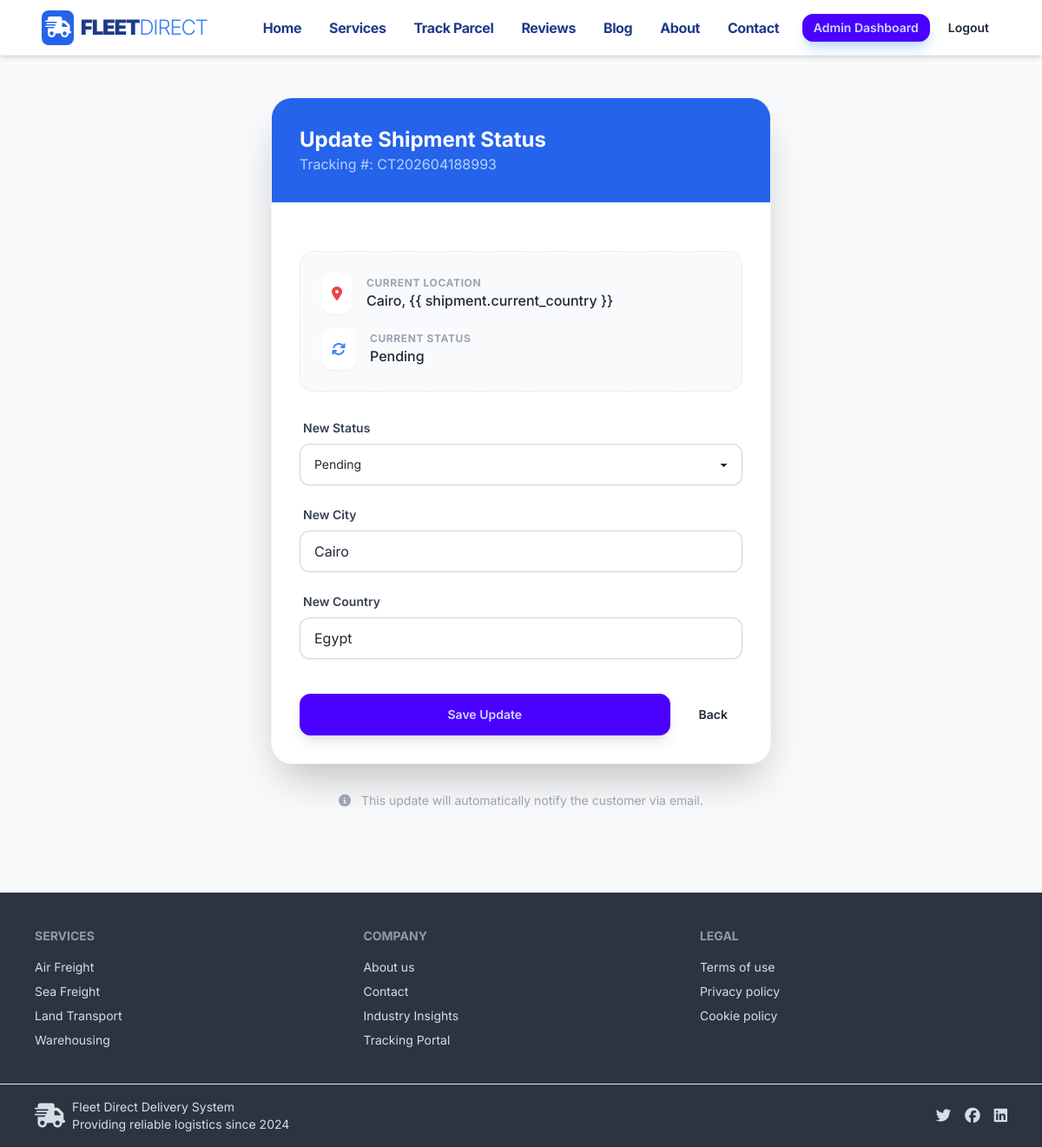
/shipments/update/2/ (signed in), run on an earlier commit of the app's database.
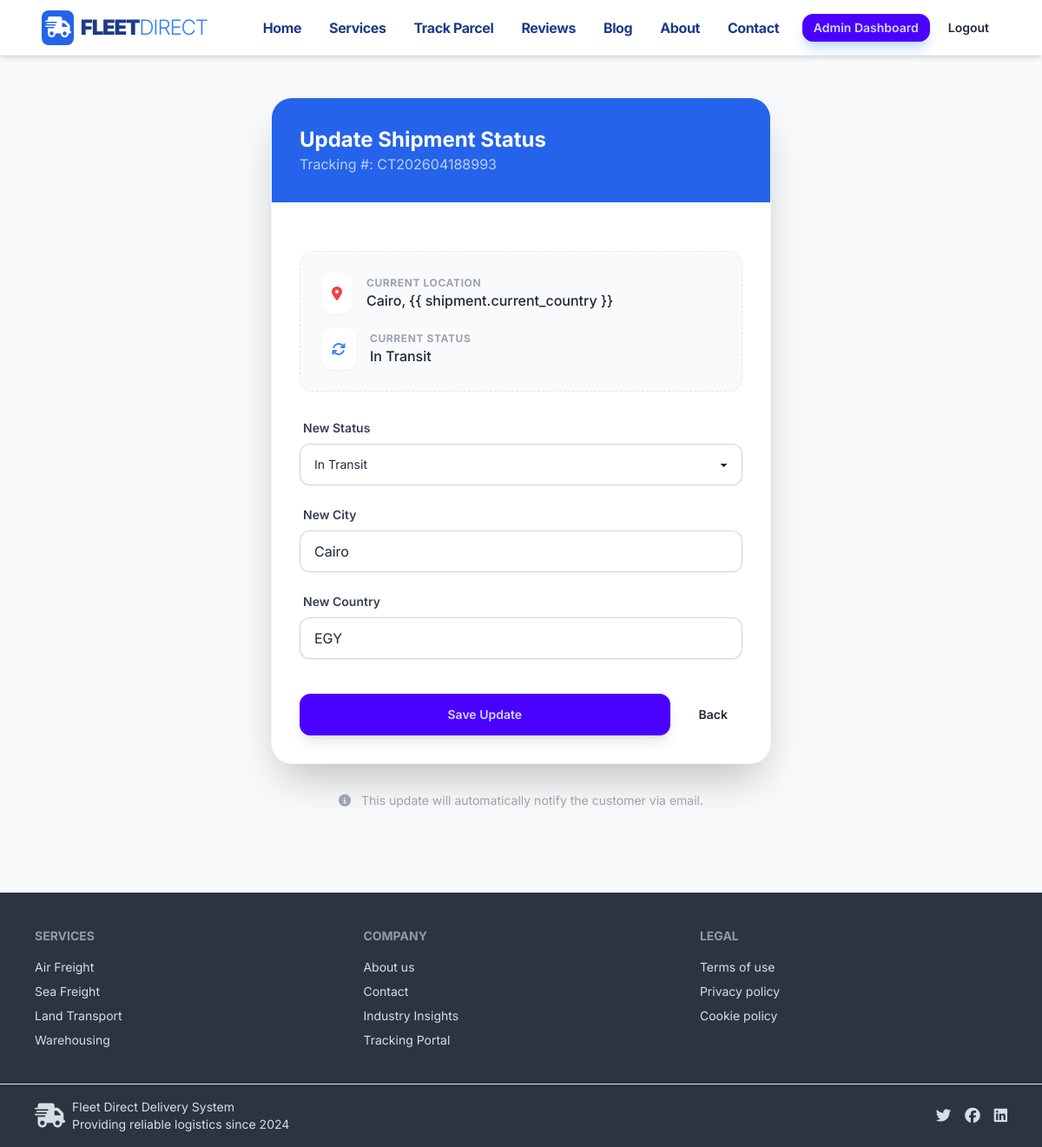
And on a later commit of the database.
### shipments/models.py (models this page shows, shortened)
class Shipment(models.Model):
    class Country(models.TextChoices):
        AFG = 'AFG', 'Afghanistan'
        ALB = 'ALB', 'Albania'
        DZA = 'DZA', 'Algeria'
        AND = 'AND', 'Andorra'
        AGO = 'AGO', 'Angola'
        ATG = 'ATG', 'Antigua and Barbuda'
        ARG = 'ARG', 'Argentina'
        ARM = 'ARM', 'Armenia'
        AUS = 'AUS', 'Australia'
        AUT = 'AUT', 'Austria'
        AZE = 'AZE', 'Azerbaijan'
        BHS = 'BHS', 'Bahamas'
        BHR = 'BHR', 'Bahrain'
        BGD = 'BGD', 'Bangladesh'
        BRB = 'BRB', 'Barbados'
        BLR = 'BLR', 'Belarus'
        BEL = 'BEL', 'Belgium'
        BLZ = 'BLZ', 'Belize'
        BEN = 'BEN', 'Benin'
        BTN = 'BTN', 'Bhutan'
        BOL = 'BOL', 'Bolivia'
        BIH = 'BIH', 'Bosnia and Herzegovina'
        BWA = 'BWA', 'Botswana'
        BRA = 'BRA', 'Brazil'
        BRN = 'BRN', 'Brunei'
        BGR = 'BGR', 'Bulgaria'
        BFA = 'BFA', 'Burkina Faso'
        BDI = 'BDI', 'Burundi'
        CPV = 'CPV', 'Cabo Verde'
        KHM = 'KHM', 'Cambodia'
        CMR = 'CMR', 'Cameroon'
        CAN = 'CAN', 'Canada'
        CAF = 'CAF', 'Central African Republic'
        TCD = 'TCD', 'Chad'
        CHL = 'CHL', 'Chile'
        CHN = 'CHN', 'China'
        COL = 'COL', 'Colombia'
        COM = 'COM', 'Comoros'
        COD = 'COD', 'Congo (DRC)'
        COG = 'COG', 'Congo (Republic)'
        CRI = 'CRI', 'Costa Rica'
        HRV = 'HRV', 'Croatia'
        CUB = 'CUB', 'Cuba'
        CYP = 'CYP', 'Cyprus'
        CZE = 'CZE', 'Czech Republic'
        DNK = 'DNK', 'Denmark'
        DJI = 'DJI', 'Djibouti'
        DOM = 'DOM', 'Dominican Republic'
        ECU = 'ECU', 'Ecuador'
        EGY = 'EGY', 'Egypt'
        SLV = 'SLV', 'El Salvador'
        GNQ = 'GNQ', 'Equatorial Guinea'
        ERI = 'ERI', 'Eritrea'
        EST = 'EST', 'Estonia'
        SWZ = 'SWZ', 'Eswatini'
        ETH = 'ETH', 'Ethiopia'
        FJI = 'FJI', 'Fiji'
        FIN = 'FIN', 'Finland'
        FRA = 'FRA', 'France'
        GAB = 'GAB', 'Gabon'
        GMB = 'GMB', 'Gambia'
        GEO = 'GEO', 'Georgia'
        DEU = 'DEU', 'Germany'
        GHA = 'GHA', 'Ghana'
        GRC = 'GRC', 'Greece'
        GRD = 'GRD', 'Grenada'
        GTM = 'GTM', 'Guatemala'
        GIN = 'GIN', 'Guinea'
        GNB = 'GNB', 'Guinea-Bissau'
        GUY = 'GUY', 'Guyana'
        HTI = 'HTI', 'Haiti'
        HND = 'HND', 'Honduras'
        HUN = 'HUN', 'Hungary'
        ISL = 'ISL', 'Iceland'
        IND = 'IND', 'India'
        IDN = 'IDN', 'Indonesia'
        IRN = 'IRN', 'Iran'
        IRQ = 'IRQ', 'Iraq'
        IRL = 'IRL', 'Ireland'
        ISR = 'ISR', 'Israel'
        ITA = 'ITA', 'Italy'
        JAM = 'JAM', 'Jamaica'
        JPN = 'JPN', 'Japan'
        JOR = 'JOR', 'Jordan'
        KAZ = 'KAZ', 'Kazakhstan'
        KEN = 'KEN', 'Kenya'
        KIR = 'KIR', 'Kiribati'
        KWT = 'KWT', 'Kuwait'
        KGZ = 'KGZ', 'Kyrgyzstan'
        LAO = 'LAO', 'Laos'
        LVA = 'LVA', 'Latvia'
        LBN = 'LBN', 'Lebanon'
        LSO = 'LSO', 'Lesotho'
        LBR = 'LBR', 'Liberia'
        LBY = 'LBY', 'Libya'
        LIE = 'LIE', 'Liechtenstein'
        LTU = 'LTU', 'Lithuania'
        LUX = 'LUX', 'Luxembourg'
        MDG = 'MDG', 'Madagascar'
        MWI = 'MWI', 'Malawi'
        MYS = 'MYS', 'Malaysia'
        MDV = 'MDV', 'Maldives'
        MLI = 'MLI', 'Mali'
        MLT = 'MLT', 'Malta'
        MRT = 'MRT', 'Mauritania'
        MUS = 'MUS', 'Mauritius'
        MEX = 'MEX', 'Mexico'
        MDA = 'MDA', 'Moldova'
        MNG = 'MNG', 'Mongolia'
        MNE = 'MNE', 'Montenegro'
        MAR = 'MAR', 'Morocco'
        MOZ = 'MOZ', 'Mozambique'
        MMR = 'MMR', 'Myanmar'
        NAM = 'NAM', 'Namibia'
        NPL = 'NPL', 'Nepal'
        NLD = 'NLD', 'Netherlands'
        NZL = 'NZL', 'New Zealand'
        NIC = 'NIC', 'Nicaragua'
        NER = 'NER', 'Niger'
        NGA = 'NGA', 'Nigeria'
        PRK = 'PRK', 'North Korea'
        MKD = 'MKD', 'North Macedonia'
        NOR = 'NOR', 'Norway'
        OMN = 'OMN', 'Oman'
        PAK = 'PAK', 'Pakistan'
        PAN = 'PAN', 'Panama'
        PNG = 'PNG', 'Papua New Guinea'
        PRY = 'PRY', 'Paraguay'
        PER = 'PER', 'Peru'
        PHL = 'PHL', 'Philippines'
        POL = 'POL', 'Poland'
        PRT = 'PRT', 'Portugal'
        QAT = 'QAT', 'Qatar'
        ROU = 'ROU', 'Romania'
        RUS = 'RUS', 'Russia'
        RWA = 'RWA', 'Rwanda'
        KNA = 'KNA', 'Saint Kitts and Nevis'
        LCA = 'LCA', 'Saint Lucia'
        VCT = 'VCT', 'Saint Vincent and the Grenadines'
        WSM = 'WSM', 'Samoa'
        STP = 'STP', 'Sao Tome and Principe'
        SAU = 'SAU', 'Saudi Arabia'
        SEN = 'SEN', 'Senegal'
        SRB = 'SRB', 'Serbia'
        SLE = 'SLE', 'Sierra Leone'
        SGP = 'SGP', 'Singapore'
        SVK = 'SVK', 'Slovakia'
        SVN = 'SVN', 'Slovenia'
        SLB = 'SLB', 'Solomon Islands'
        SOM = 'SOM', 'Somalia'
        ZAF = 'ZAF', 'South Africa'
        SSD = 'SSD', 'South Sudan'
        KOR = 'KOR', 'South Korea'
        ESP = 'ESP', 'Spain'
        LKA = 'LKA', 'Sri Lanka'
        SDN = 'SDN', 'Sudan'
        SUR = 'SUR', 'Suriname'
        SWE = 'SWE', 'Sweden'
        CHE = 'CHE', 'Switzerland'
        SYR = 'SYR', 'Syria'
        TWN = 'TWN', 'Taiwan'
        TJK = 'TJK', 'Tajikistan'
        TZA = 'TZA', 'Tanzania'
        THA = 'THA', 'Thailand'
        TLS = 'TLS', 'Timor-Leste'
        TGO = 'TGO', 'Togo'
        TON = 'TON', 'Tonga'
        TTO = 'TTO', 'Trinidad and Tobago'
        TUN = 'TUN', 'Tunisia'
        TUR = 'TUR', 'Turkey'
        TKM = 'TKM', 'Turkmenistan'
        TUV = 'TUV', 'Tuvalu'
        UGA = 'UGA', 'Uganda'
        UKR = 'UKR', 'Ukraine'
        ARE = 'ARE', 'United Arab Emirates'
        UK = 'UK', 'United Kingdom'
        USA = 'USA', 'United States'
        URY = 'URY', 'Uruguay'
        UZB = 'UZB', 'Uzbekistan'
        VUT = 'VUT', 'Vanuatu'
        VEN = 'VEN', 'Venezuela'
        VNM = 'VNM', 'Vietnam'
        YEM = 'YEM', 'Yemen'
        ZMB = 'ZMB', 'Zambia'
        ZWE = 'ZWE', 'Zimbabwe'
    STATUS_CHOICES = (
        ('PENDING', 'Pending'),
        ('PICKED_UP', 'Picked Up'),
        ('IN_TRANSIT', 'In Transit'),
        ('ARRIVED_FACILITY', 'Arrived at Facility'),
        ('CUSTOMS', 'Customs Clearance'),
        ('OUT_FOR_DELIVERY', 'Out for Delivery'),
        ('DELIVERED', 'Delivered'),
        ('FAILED', 'Failed Delivery'),
    )
    MODE_CHOICES = (
        ('AIR', 'Air Freight'),
        ('SEA', 'Sea Freight'),
        ('ROAD', 'Road Transport'),
        ('RAIL', 'Rail Transport'),
    )
    CARRIER_CHOICES = (
        ('FLEET_DIRECT', 'Fleet Direct Internal'),
        ('DHL', 'DHL Express'),
        ('FEDEX', 'FedEx'),
        ('UPS', 'UPS'),
        ('ARAMEX', 'Aramex'),
        ('TNT', 'TNT'),
        ('USPS', 'USPS'),
        ('ROYAL_MAIL', 'Royal Mail'),
        ('CANADA_POST', 'Canada Post'),
        ('AUSTRALIA_POST', 'Australia Post'),
        ('SF_EXPRESS', 'SF Express'),
        ('EMS', 'EMS'),
    )
    tracking_number = models.CharField(max_length=20, unique=True, default=generate_tracking_number)
    sender_name = models.CharField(max_length=255)
    sender_email = models.EmailField()
    sender_phone = models.CharField(max_length=20)
    receiver_name = models.CharField(max_length=255)
    receiver_email = models.EmailField()
    receiver_phone = models.CharField(max_length=20)
    product = models.CharField(max_length=255, default="General Logistics")
    quantity = models.PositiveIntegerField(default=1)
    weight = models.DecimalField(max_digits=10, decimal_places=2)
    shipment_type = models.CharField(max_length=100) # e.g. Express, Standard
    shipment_mode = models.CharField(max_length=20, choices=MODE_CHOICES, default='AIR')
    carrier = models.CharField(max_length=100, choices=CARRIER_CHOICES, default='FLEET_DIRECT')
    description = models.TextField(blank=True, null=True)
    origin_country = models.CharField(max_length=100, choices=Country.choices)
    origin_city = models.CharField(max_length=100)
    destination_country = models.CharField(max_length=100, choices=Country.choices)
    destination_city = models.CharField(max_length=100)
    departure_time = models.DateTimeField(null=True, blank=True)
    estimated_delivery_date = models.DateField()
    current_country = models.CharField(max_length=100, choices=Country.choices)
    current_city = models.CharField(max_length=100)
    status = models.CharField(max_length=20, choices=STATUS_CHOICES, default='PENDING')
    comment = models.TextField(blank=True, null=True, help_text="Internal staff comments")
    created_by = models.ForeignKey(settings.AUTH_USER_MODEL, on_delete=models.SET_NULL, null=True, related_name='created_shipments')
    assigned_to = models.ForeignKey(settings.AUTH_USER_MODEL, on_delete=models.SET_NULL, null=True, blank=True, related_name='assigned_shipments')
    created_at = models.DateTimeField(auto_now_add=True)
    updated_at = models.DateTimeField(auto_now=True)

### shipments/views.py (the view)
# urls.py: path('update/<int:pk>/', views.update_shipment, name='update_shipment'),
@login_required
def update_shipment(request, pk):
    shipment = get_object_or_404(Shipment, pk=pk)
    if not (request.user.role == 'SUPER_ADMIN' or request.user.is_superuser or shipment.assigned_to == request.user):
        return redirect('dashboard')
    if request.method == 'POST':
        form = ShipmentUpdateForm(request.POST, instance=shipment)
        if form.is_valid():
            form.save()
            return redirect('dashboard')
    else:
        form = ShipmentUpdateForm(instance=shipment)
    return render(request, 'shipments/shipment_update.html', {'form': form, 'shipment': shipment})

### shipments/forms.py
class ShipmentUpdateForm(forms.ModelForm):
    class Meta:
        model = Shipment
        fields = ('status', 'current_country', 'current_city')
        widgets = {
            'status': forms.Select(attrs={'class': 'select select-bordered w-full rounded-xl shadow-sm'}),
            'current_country': forms.TextInput(attrs={'class': 'input input-bordered w-full rounded-xl shadow-sm'}),
            'current_city': forms.TextInput(attrs={'class': 'input input-bordered w-full rounded-xl shadow-sm'}),
        }

### templates/shipments/shipment_update.html (shortened to what this page needs)
{% extends 'base.html' %}
{% block content %}
<div class="px-4 md:px-12 py-12 bg-gray-50 flex items-center justify-center">
    <div class="max-w-xl w-full">
        <div class="bg-white rounded-3xl shadow-2xl overflow-hidden border border-gray-100">
            <div class="p-8 bg-blue-600 text-white">
                <h1 class="text-2xl font-bold">Update Shipment Status</h1>
                <p class="text-blue-100 opacity-80">Tracking #: {{ shipment.tracking_number }}</p>
            </div>
            <form method="POST" class="p-8 space-y-6">
                <div class="card bg-gray-50 p-6 rounded-2xl border border-dashed border-gray-200">
                    <div class="flex items-center gap-4 mb-4">
                        <div class="p-3 bg-white rounded-xl shadow-sm"><i
                                class="fas fa-map-marker-alt text-red-500"></i></div>
                        <div>
                            <p class="text-xs text-gray-400 font-bold uppercase tracking-wider">Current Location</p>
                            <p class="font-medium text-gray-800">{{ shipment.current_city }}, {{
                                shipment.current_country }}</p>
                        </div>
                    </div>
                    <div class="flex items-center gap-4">
                        <div class="p-3 bg-white rounded-xl shadow-sm"><i class="fas fa-sync text-blue-500"></i></div>
                        <div>
                            <p class="text-xs text-gray-400 font-bold uppercase tracking-wider">Current Status</p>
                            <p class="font-medium text-gray-800">{{ shipment.get_status_display }}</p>
                        </div>
                    </div>
                </div>
                <div class="space-y-4">
                    <div>
                        <label class="label text-sm font-semibold text-gray-700">New Status</label>
                        {{ form.status }}
                    </div>
                    <div>
                        <label class="label text-sm font-semibold text-gray-700">New City</label>
                        {{ form.current_city }}
                    </div>
                    <div>
                        <label class="label text-sm font-semibold text-gray-700">New Country</label>
                        {{ form.current_country }}
                    </div>
                </div>
                <div class="pt-4 flex gap-4">
                    <button type="submit" class="btn btn-primary flex-grow rounded-xl shadow-lg">Save Update</button>
                    <a href="{% url 'dashboard' %}" class="btn btn-ghost rounded-xl">Back</a>
                </div>
            </form>
        </div>
        <div class="mt-8 text-center text-gray-400 text-sm">
            <i class="fas fa-info-circle mr-2"></i> This update will automatically notify the customer via email.
        </div>
    </div>
</div>
{% endblock %}

What changed in the data, as far as the page shows it:
changed Shipment "CT202604188993": status "Pending" → "In Transit"; current_country "Egypt" → "EGY"
